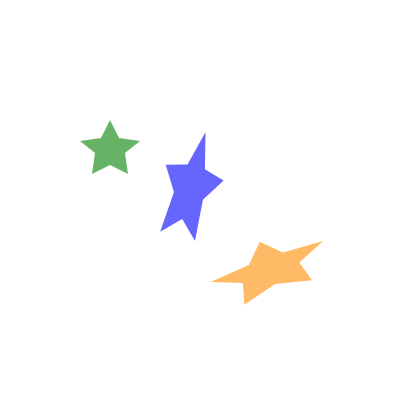

The specification (Vega-Lite) saved for this image:
### Vega specification from a JSON file in a GitHub repository (floating-point values rounded to 4 significant figures)
{"$schema": "https://vega.github.io/schema/vega/v5.json", "description": "A simple pie chart with embedded data.", "background": "white", "padding": 5, "width": 200, "height": 200, "style": "view", "data": [{"name": "data_0", "values": [{"x": 50, "y": 70, "fill": "green", "scaleX": 15, "scaleY": 15, "angle": 0}, {"x": 90, "y": 90, "fill": "blue", "scaleX": 15, "scaleY": 30, "angle": 15}, {"x": 130, "y": 130, "fill": "darkorange", "scaleX": 30, "scaleY": 15, "angle": -20}]}], "marks": [{"name": "marks", "type": "path", "from": {"data": "data_0"}, "style": ["arc"], "encode": {"update": {"x": {"field": "x"}, "y": {"field": "y"}, "scaleX": {"field": "scaleX"}, "scaleY": {"field": "scaleY"}, "path": {"value": "M0,.5L.6,.8L.5,.1L1,-.3L.3,-.4L0,-1L-.3,-.4L-1,-.3L-.5,.1L-.6.8L0,.5Z"}, "fill": {"field": "fill"}, "fillOpacity": {"value": 0.6}, "angle": {"field": "angle"}}}}]}
